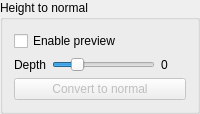
    <widget class="QGroupBox" name="groupBoxHN">
     <property name="title">
      <string>Height to normal</string>
     </property>
     <layout class="QVBoxLayout" name="verticalLayout_4">
      <item>
       <widget class="QCheckBox" name="checkBoxEnableHeightToNormal">
        <property name="text">
         <string>Enable preview</string>
        </property>
       </widget>
      </item>
      <item>
       <layout class="QGridLayout" name="gridLayout_2">
        <item row="0" column="0">
         <widget class="QLabel" name="label_15">
          <property name="text">
           <string>Depth</string>
          </property>
         </widget>
        </item>
        <item row="0" column="1">
         <widget class="QSlider" name="horizontalSliderConversionHNDepth">
          <property name="value">
           <number>20</number>
          </property>
          <property name="orientation">
           <enum>Qt::Horizontal</enum>
          </property>
         </widget>
        </item>
        <item row="0" column="2">
         <widget class="QLabel" name="label_16">
          <property name="minimumSize">
           <size>
            <width>25</width>
            <height>0</height>
           </size>
          </property>
          <property name="text">
           <string>0</string>
          </property>
         </widget>
        </item>
       </layout>
      </item>
      <item>
       <widget class="QPushButton" name="pushButtonConverToNormal">
        <property name="enabled">
         <bool>false</bool>
        </property>
        <property name="text">
         <string>Convert to normal</string>
        </property>
       </widget>
      </item>
     </layout>
    </widget>
